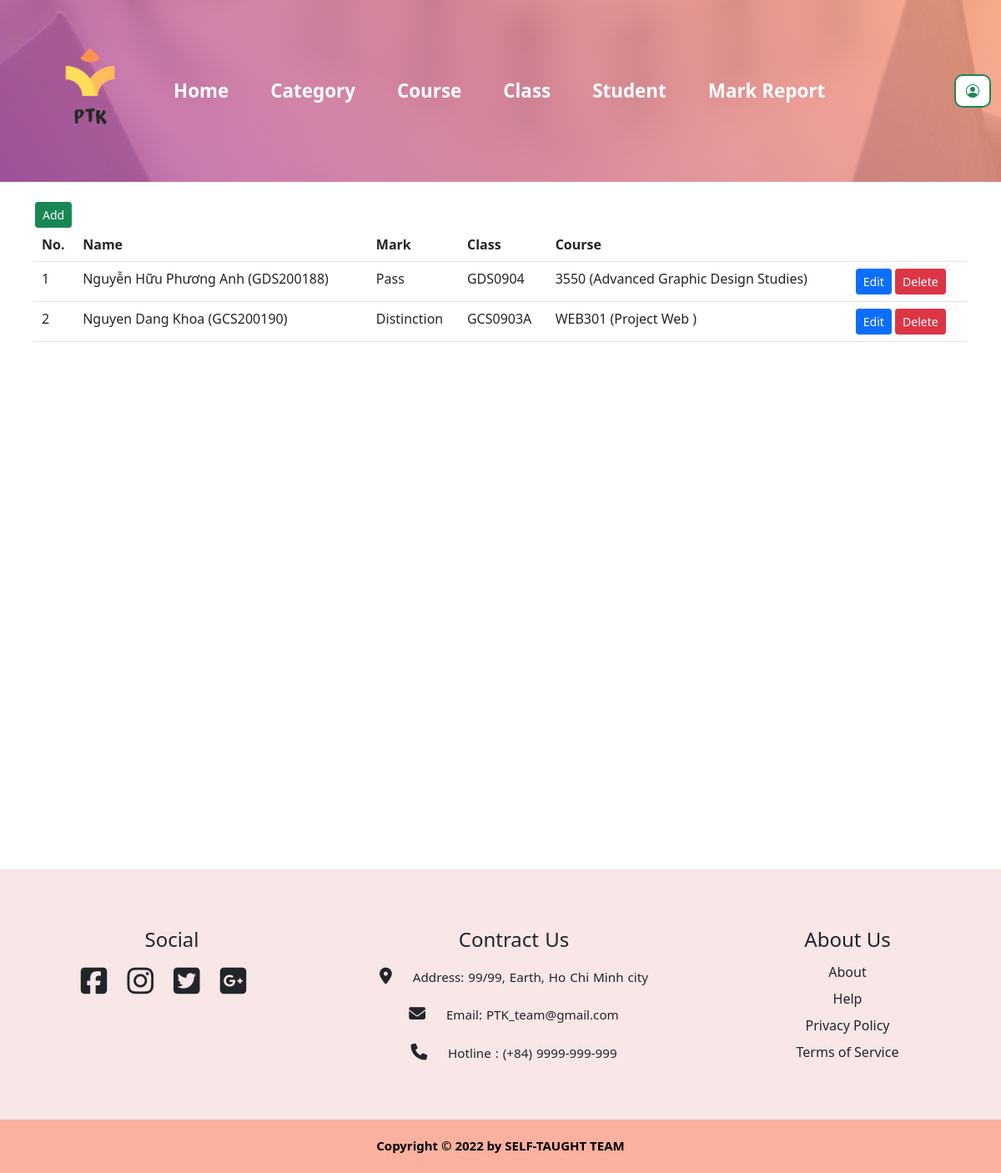
Screenshot of /student/result/ with the database file from the repository.
### student/models.py (models this page shows, shortened)
class Result(models.Model):
    student = models.ForeignKey(Student, on_delete=models.CASCADE)
    mark = models.CharField(max_length=20)
    course = models.ForeignKey(Course, on_delete=models.CASCADE)
    classroom = models.ForeignKey(ClassRoom, on_delete=models.CASCADE)

class Student(models.Model):
    student_code = models.CharField(max_length=10)
    name = models.CharField(max_length=30)
    address = models.TextField(max_length=30)
    email = models.EmailField(max_length=30)
    dob = models.CharField(max_length=11)
    course = models.ForeignKey(Course, on_delete=models.CASCADE)
    classroom = models.ForeignKey(ClassRoom, on_delete=models.CASCADE)
    def __str__(self):
        return self.name + " (" + self.student_code + ")"

### course/models.py (models this page shows)
class ClassRoom(models.Model):
    name = models.CharField(max_length=50)
    category = models.ForeignKey(Category, on_delete=models.CASCADE)
    def __str__(self):
        return self.name

class Course(models.Model):
    code = models.CharField(max_length=10)
    description = models.TextField()
    name_en = models.CharField(max_length=250)
    name_vi = models.CharField(max_length=250)
    credit = models.IntegerField()
    hour = models.IntegerField()
    category = models.ForeignKey(Category, on_delete=models.CASCADE)
    def __str__(self):
        return self.code + " (" + self.name_en + ")"

### student/views.py (the view)
# urls.py: path("result/", views.result_index),
def result_index(request):
    results = Result.objects.all()
    context = {
        "results": results,
    }
    return render(request, "student/result/result_index.html", context)

### student/templates/student/result/result_index.html
{% extends 'base.html' %}
{% load static %}
{% block content %}
<link rel="stylesheet" href="{% static 'css/style.css' %}">
<a href="add" class="btn btn-sm btn-success">Add</a>
<table class="table">
    <tr>
        <th>No. </th>
        <th>Name</th>
        <th>Mark</th>
        <th>Class</th>
        <th>Course</th>
        <th></th>
    </tr>
    {% for item in results %}
    <tr>
        <td>{{forloop.counter}}</td>
        <td>{{item.student}}</td>
        <td>{{item.mark}}</td>
        <td>{{item.classroom}}</td>
        <td>{{item.course}}</td>
        <td>
            <a href="edit/{{item.id}}" class="btn btn-sm btn-primary">Edit</a>
            <a href="delete/{{item.id}}" class="btn btn-sm btn-danger">Delete</a>
        </td>
    </tr>
    {% endfor %}
</table>
{% endblock content %}

### rows the page displays
Result: student "Nguyễn Hữu Phương Anh (GDS200188)", mark "Pass", classroom "GDS0904", course "3550 (Advanced Graphic Design Studies)"
Result: student "Nguyen Dang Khoa (GCS200190)", mark "Distinction", classroom "GCS0903A", course "WEB301 (Project Web )"
